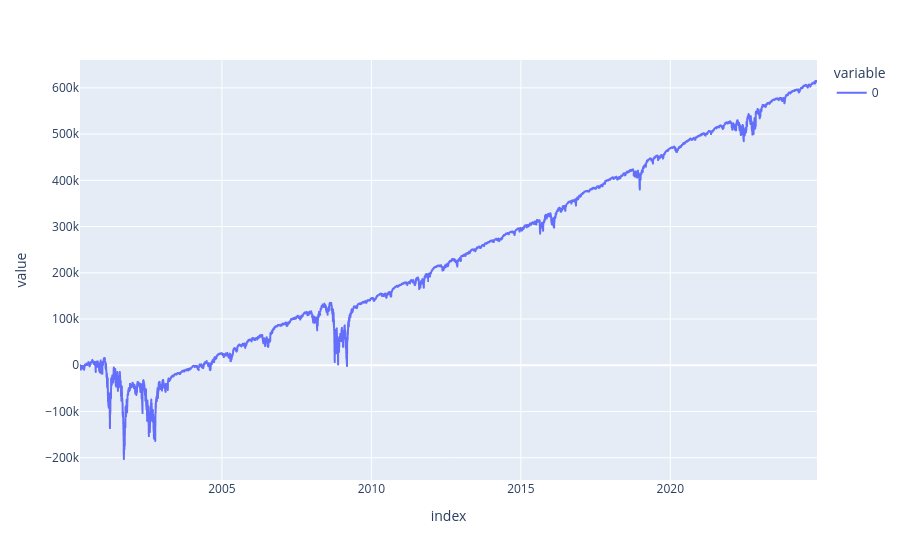
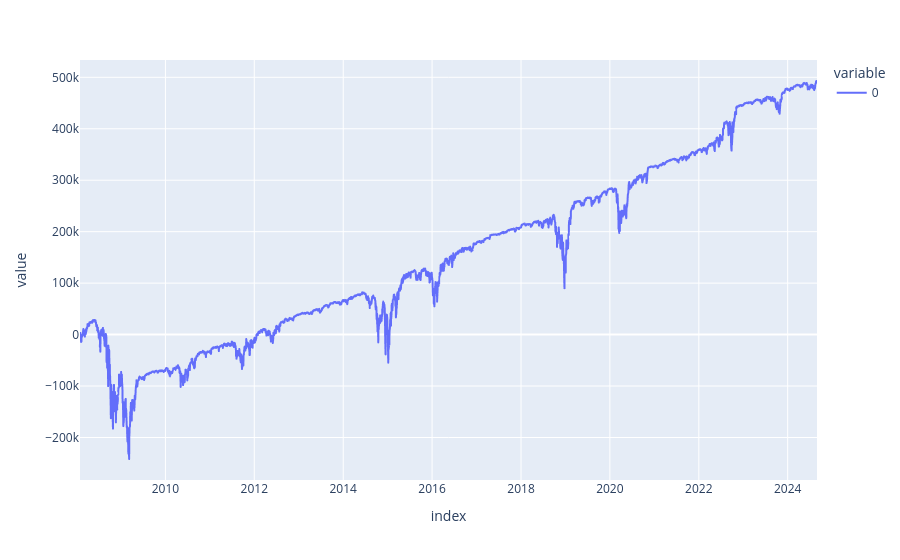

Here is the notebook cell these charts were saved with, in order:
### Code cell
for pair in pairs:

    print(f"pair: {pair}")
    returns = gross_daily_pnl_df.loc[:, pair]

    mu = returns.mean() * 0
    mu = mu+1
    
    sigma = returns.cov() * 252
    n_assets = len(mu)

    inv_sigma = np.linalg.inv(sigma)

    # Calculate unscaled weights (z)
    z = np.dot(inv_sigma, mu)

    # Normalize so sum(weights) = 1
    w_opt = z / np.sum(z)
    print(f"weights: {w_opt}")
    display(px.line(returns.dot(w_opt).dropna().cumsum()))
    strategy_returns = returns.dot(w_opt).dropna()
    print('display returns')
    display(strategy_returns.groupby(strategy_returns.index.year).sum())

### Figure 1 — Plotly figure (JSON) as saved in the notebook; plotly's stock layout.template omitted (floating-point values rounded to 4 significant figures; data arrays with more than 128 entries replaced by an {"elided": "..."} marker saying what was removed)
{"data": [{"hovertemplate": "variable=0<br>index=%{x}<br>value=%{y}<extra></extra>", "legendgroup": "0", "line": {"color": "#636efa", "dash": "solid"}, "marker": {"symbol": "circle"}, "mode": "lines", "name": "0", "showlegend": true, "type": "scattergl", "x": {"elided": "6204 str values"}, "xaxis": "x", "y": {"elided": "6204 float values"}, "yaxis": "y"}], "layout": {"legend": {"title": {"text": "variable"}, "tracegroupgap": 0}, "margin": {"t": 60}, "xaxis": {"anchor": "y", "domain": [0, 1], "title": {"text": "index"}}, "yaxis": {"anchor": "x", "domain": [0, 1], "title": {"text": "value"}}}}

### Figure 2 — Plotly figure (JSON) as saved in the notebook; plotly's stock layout.template omitted (floating-point values rounded to 4 significant figures; data arrays with more than 128 entries replaced by an {"elided": "..."} marker saying what was removed)
{"data": [{"hovertemplate": "variable=0<br>index=%{x}<br>value=%{y}<extra></extra>", "legendgroup": "0", "line": {"color": "#636efa", "dash": "solid"}, "marker": {"symbol": "circle"}, "mode": "lines", "name": "0", "showlegend": true, "type": "scattergl", "x": {"elided": "4175 str values"}, "xaxis": "x", "y": {"elided": "4175 float values"}, "yaxis": "y"}], "layout": {"legend": {"title": {"text": "variable"}, "tracegroupgap": 0}, "margin": {"t": 60}, "xaxis": {"anchor": "y", "domain": [0, 1], "title": {"text": "index"}}, "yaxis": {"anchor": "x", "domain": [0, 1], "title": {"text": "value"}}}}
